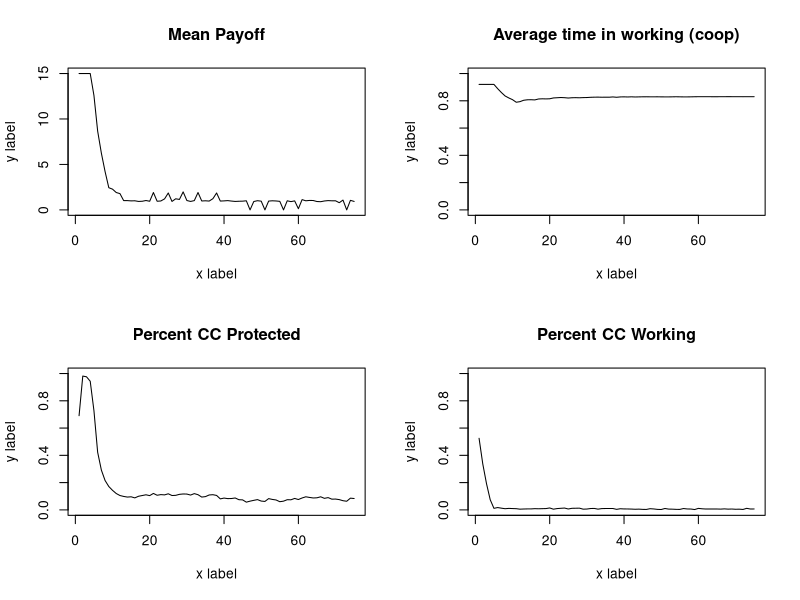
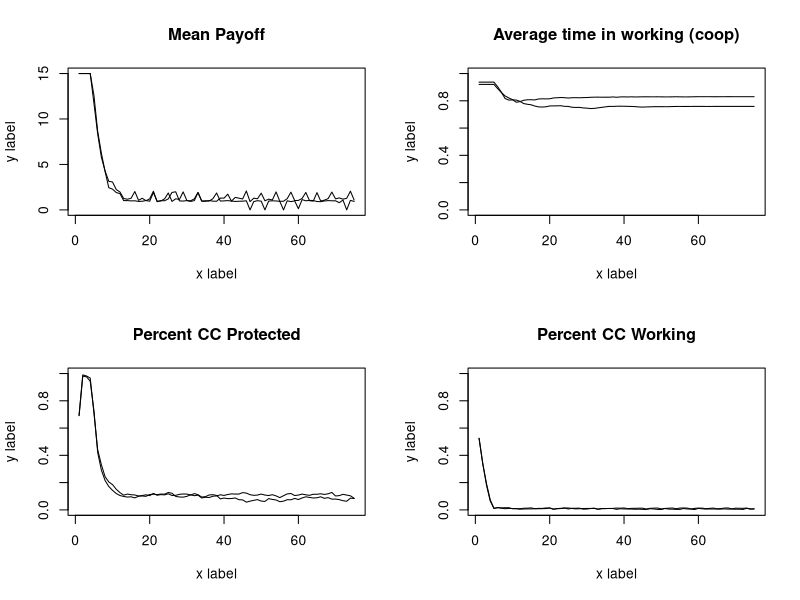
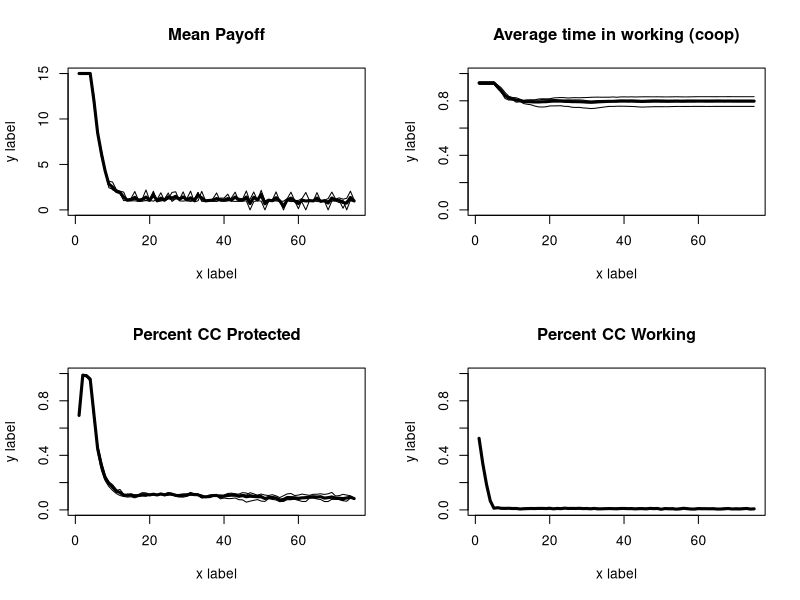
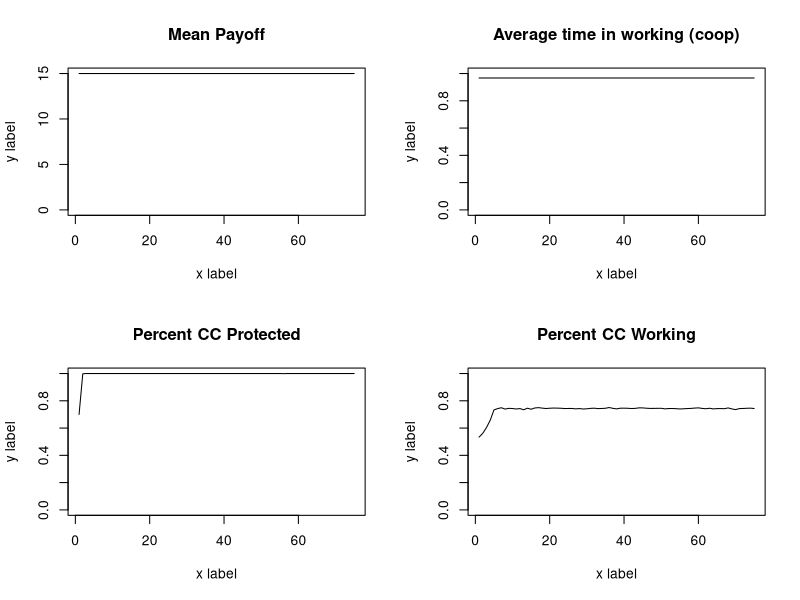
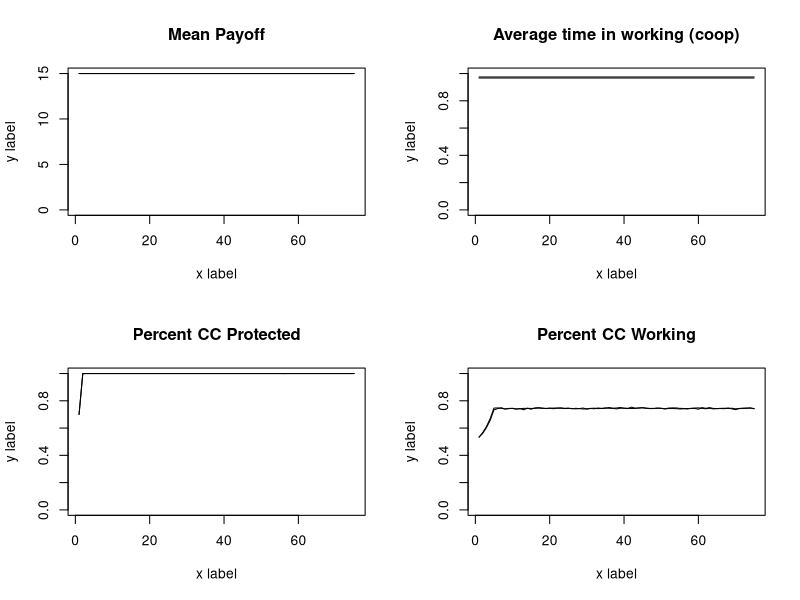
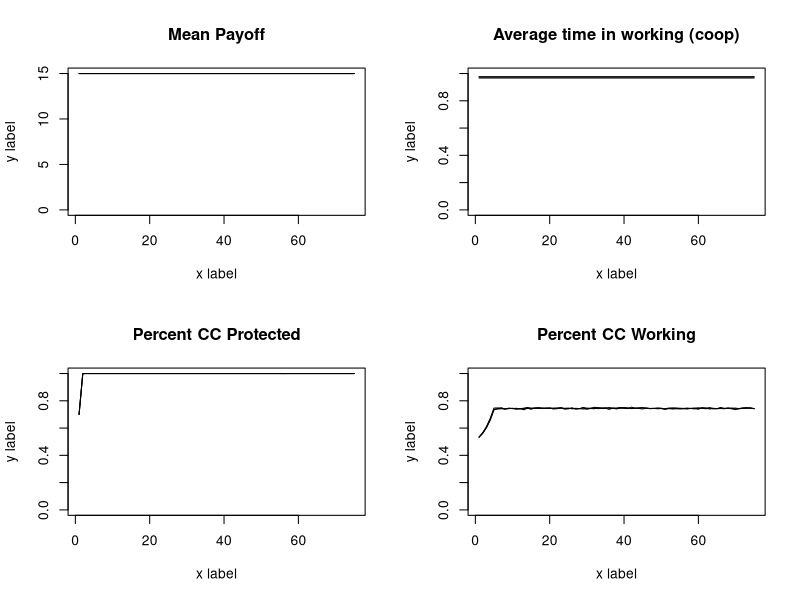
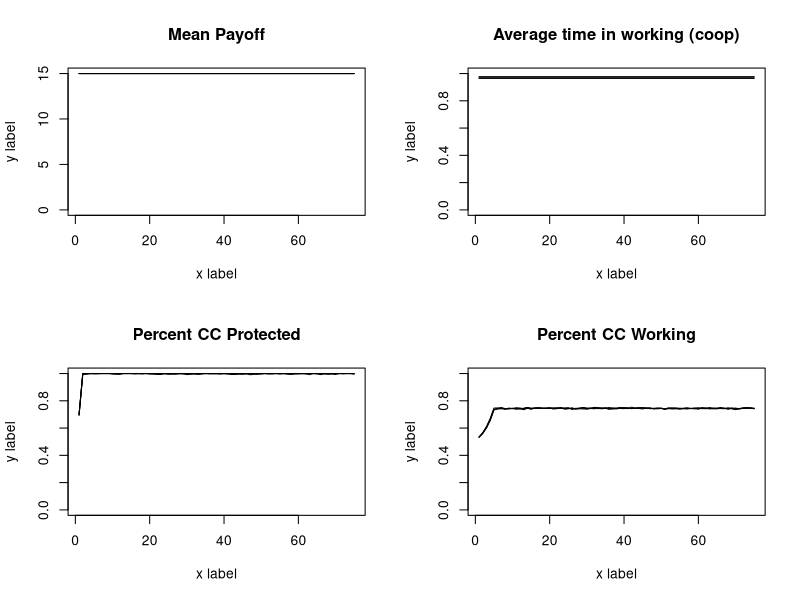
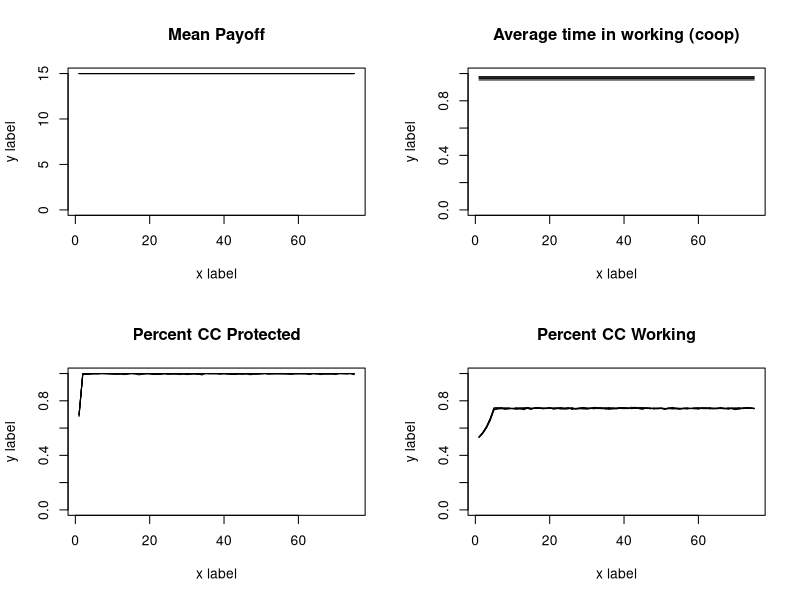

The R script that drew these images, in order: (Note: a time limit stopped this script after it produced the figures.)
abm<-function(#Specified parameters
  
  Runs=3,
  Individuals=100, #number of total resource users in a population
  
  TotalCarryingCapacity=10000, #total available resource units
  
  StartPercCarryingCapacity = 0.7, #amount of resources available in the landscape at the start in proportion to CC
  
  PercProtected=0.15, #percent of the total resource that's in a protected area
  
  CoopPercStart=0.9, #percent of individuals who start by following the rules at t0
  
  LearningStrategy = "Success Bias", #options are Success Bias & Conformist
  
  TimeSteps=75,
  ResourceRegenerationPerTimeStep=1.5,
  harvestMax=15,
  ProbOfMobility=0.15){
  
  ## Create output dfs
  
  outputmeanTimeProtect<-as.data.frame(matrix(NA,TimeSteps,Runs)) #output df for mean time harvesting from protected area
  names(outputmeanTimeProtect)<- paste("Run", 1:Runs, sep="")
  
  outputmeanTimeWorking<-as.data.frame(matrix(NA,TimeSteps,Runs))#output df for mean time harvesting from working area
  names(outputmeanTimeWorking)<- paste("Run", 1:Runs, sep="")
  
  outputNumResourcesProtect<-as.data.frame(matrix(NA,TimeSteps,Runs))#output df for resources in protected area
  names(outputNumResourcesProtect)<- paste("Run", 1:Runs, sep="")
  
  outputpercCCProtect<-as.data.frame(matrix(NA,TimeSteps,Runs))#output df for % of CC in protected area
  names(outputpercCCProtect)<- paste("Run", 1:Runs, sep="")
  
  outputNumResourcesWorking<-as.data.frame(matrix(NA,TimeSteps,Runs))#output df for resources in working area
  names(outputNumResourcesWorking)<- paste("Run", 1:Runs, sep="")
  
  outputpercCCWorking<-as.data.frame(matrix(NA,TimeSteps,Runs))#output df for % of CC in working area
  names(outputpercCCWorking)<- paste("Run", 1:Runs, sep="")
  
  outputmeanPayoff<-as.data.frame(matrix(NA,TimeSteps,Runs)) #output df for mean payoff
  names(outputmeanPayoff)<- paste("Run", 1:Runs, sep="")
  
  
  
  for (r in 1:Runs){
    PercWorking= 1-PercProtected #percent of resource in a working landscape
    TotalCCResourceProtected=PercProtected*TotalCarryingCapacity #total resource units in carrying capacity of protected area
    TotalCCResourceWorking=PercWorking*TotalCarryingCapacity #total resource units in carrying capacity of working area
    StartResourceWorking = TotalCCResourceWorking*StartPercCarryingCapacity #number of resources in the working landscape starting
    StartResourceProtected = TotalCCResourceProtected*StartPercCarryingCapacity #number of resources in the protected landscape starting
    CoopNumStart= as.integer(CoopPercStart*Individuals) #number of individuals cooperating fully at t0
    DefNumStart= Individuals - CoopNumStart#number of individuals defecting at t0
    PercTimeProtected = c(rep(0,CoopNumStart),rbeta(DefNumStart,1,2)) #percent of their foraging time each indv spends in the PA
    PercTimeWorking = (1-PercTimeProtected)#percent of their foraging time each indv spends in the working landscape
    
    agents<-data.frame(PercTimeProtected,
                       PercTimeWorking,
                       PayoffProtectedLastTime = rep(NA,Individuals),
                       PayoffWorkingLastTime= rep(NA,Individuals))   #dataframe to be filled with initial payoffs
    
    ProtectPerDefect<-as.integer(StartResourceProtected/DefNumStart) #protected area resources per each individual harvesting there
    WorkingPerTotal<-as.integer(StartResourceWorking/Individuals) #working landscape resources per individual
    
    for ( i in 1:nrow(agents)){  #fill the starting df percent payoff from the protected landscape is a function of the amount 
      agent2<-agents[i,]   #of resources there per individual searching there, and a random draw with a chance of success equal to time spent
      agents[i,4]<-rbinom(1,as.integer(WorkingPerTotal),agent2$PercTimeWorking)
      agents[i,4]<-ifelse(agents[i,4]>=harvestMax,harvestMax,agents[i,4])
      agents[i,3]<- ifelse(agents[i,4]< harvestMax,rbinom(1,ProtectPerDefect,agent2$PercTimeProtected),0) #if they didnt get the max harvest, then 
      agents[i,3]<-ifelse(agents[i,3]>harvestMax-agents[i,4],harvestMax-agents[i,4],agents[i,3])
    } #see what they get from the working landscape first
    
    
    
    agents$PayoffTotalLastTime<- agents$PayoffProtectedLastTime + agents$PayoffWorkingLastTime #total payoff is the sum of what they get from both areas
    
    
    
    
    outputmeanTimeProtect[1,r] <- mean(agents$PercTimeProtected)  #fill it with the outouts from time 1
    outputmeanTimeWorking[1,r]  <- mean(agents$PercTimeWorking) 
    outputNumResourcesProtect[1,r] <- StartResourceProtected-sum(agents$PayoffProtectedLastTime) 
    outputNumResourcesWorking[1,r] <- StartResourceWorking-sum(agents$PayoffWorkingLastTime) 
    outputpercCCProtect[1,r]  <- outputNumResourcesProtect[1,r]/TotalCCResourceProtected
    outputpercCCWorking[1,r]  <- outputNumResourcesWorking[1,r]/TotalCCResourceWorking
    outputmeanPayoff[1,r]  <- mean(agents$PayoffTotalLastTime) 
    
    
    
    for (t in 2:TimeSteps){  #run the abm for all o fthe time steps
      
      #choose new strategy  
      
      LastTimeAgents<-agents  #save the agents from the pervious time to a new df
      
      LastTimePercTimeProtected<-LastTimeAgents$PercTimeProtected  #pull out the previous pretected foraging times as vector
      LastTimePercWorking<-LastTimeAgents$PercTimeWorking  #pull out the previous working foraging times as vector
      
      PercTimeProtected<-rep(NA,length(PercTimeProtected))  #nullify the previous perc time protected vector so we can fill it later and be confident the values changed
      
      if(LearningStrategy == "Success Bias"){ 
        for (j in 1:nrow(LastTimeAgents)){  
          ThisAgent<-LastTimeAgents[j,]      #modify the foraging strategy of each agent individually
          OtherAgents<-LastTimeAgents[-j,]   #dataframe of ther agents for them to copy from
          ThisAgentPayoff<-ThisAgent$PayoffTotalLastTime   #payoff last time period for this agent
          OtherAgentSpecific<-OtherAgents[sample(nrow(OtherAgents),1),] #choose a specific agent for them to get paired up with
          OtherAgentPayoff<-OtherAgentSpecific$PayoffTotalLastTime  #Payoff the other agent recieved
          OtherAgentPercProtect<-OtherAgentSpecific$PercTimeProtected #strategy of other agent
          ThisAgentPercProtect<-ThisAgent$PercTimeProtected  #strategy of this agent
          
          PercTimeProtected[j]<-ifelse(ThisAgentPayoff >=OtherAgentPayoff,ThisAgent$PercTimeProtected,
                                       (ThisAgentPercProtect+((OtherAgentPercProtect-ThisAgentPercProtect)/2))) #vector of new strategies
          
          #if this agent did better than the randomly selected agent then they keep their strategy
          #if they did worse thnan they modify their strategy to be the difference between their previou sstrategy and the randomly selected agent
          
        }}
      #if(LearningStrategy == "Conformist"){
      # for (j in 1:nrow(LastTimeAgents)){  
      #  ThisAgent<-LastTimeAgents[j,]      #Pull out each specific agent
      # OtherAgents<-LastTimeAgents[-j,]   #dataframe of ther agents for them to copy from
      #OtherAgentsSample<-OtherAgents[c(sample(1:nrow(OtherAgents),5)),] #haphazardly chose 5 here...look into lit to find good number!!!
      #OtherAgentsPercProtect<-mean(OtherAgentsSample$PercTimeProtected )# mean strategy of other agents
      #ThisAgentPercProtect<-ThisAgent$PercTimeProtected  #strategy of this agent
      
      #PercTimeProtected[j]<-(ThisAgentPercProtect+((OtherAgentsPercProtect-ThisAgentPercProtect)/2)) #vector of new strategies
      #}}
      
      #   if(LearningStrategy == "Conformist"){
      #    for (j in 1:nrow(LastTimeAgents)){  
      #     ThisAgent<-LastTimeAgents[j,]      #Pull out each specific agent
      #    OtherAgents<-LastTimeAgents[-j,]   #dataframe of ther agents for them to copy from
      #   OtherAgentsSample<-OtherAgents[c(sample(1:nrow(OtherAgents),5)),] #haphazardly chose 5 here...look into lit to find good number!!!
      #  ThisAgentPercProtect<-ThisAgent$PercTimeProtected
      # if(length(which(OtherAgentsSample$PercTimeProtected>0.0))>2 & ThisAgentPercProtect ==0.0){PercTimeProtected[j]<-rbeta(1,1,2)}
      #if(length(which(OtherAgentsSample$PercTimeProtected>0.0))>2 & ThisAgentPercProtect >0.0){PercTimeProtected[j]<-ThisAgentPercProtect}
      #    if(length(which(OtherAgentsSample$PercTimeProtected==0.0))>2){PercTimeProtected[j]<-0.0}
      #  }}
      
      if(LearningStrategy == "Conformist"){
        for (j in 1:nrow(LastTimeAgents)){  
          ThisAgent<-LastTimeAgents[j,]      #Pull out each specific agent
          OtherAgents<-LastTimeAgents[-j,]   #dataframe of ther agents for them to copy from
          OtherAgentsSample<-OtherAgents[c(sample(1:nrow(OtherAgents),5)),] #haphazardly chose 5 here...look into lit to find good number!!!
          ThisAgentPercProtect<-ThisAgent$PercTimeProtected
          if(length(which(OtherAgentsSample$PercTimeProtected>0.0))>2 ){
            PercTimeProtected[j]<-mean(OtherAgentsSample[OtherAgentsSample$PercTimeProtected!=0.0,]$PercTimeProtected )# mean strategy of other agents
          }
          if(length(which(OtherAgentsSample$PercTimeProtected==0.0))>2){PercTimeProtected[j]<-0.0}
        }}
      
      PercTimeWorking<- 1-PercTimeProtected   #time foraging in the working landscape
      
      
      agents<-data.frame(PercTimeProtected,   #new agent dataframe to fill
                         PercTimeWorking,
                         PayoffProtectedLastTime = rep(NA,Individuals),
                         PayoffWorkingLastTime= rep(NA,Individuals)) 
      
      
      #New resource pools to pull from
      #make sure they dont regenerate past their carrying capacity
      
      NewProtectedResourcesTotal<-round(outputNumResourcesProtect[t-1,r] * ResourceRegenerationPerTimeStep,digits=0)
      NewProtectedResourcesTotal<-ifelse(NewProtectedResourcesTotal<=  TotalCCResourceProtected,NewProtectedResourcesTotal, TotalCCResourceProtected)
      NewWorkingResourcesTotal<-round(outputNumResourcesWorking[t-1,r] * ResourceRegenerationPerTimeStep,digits=0)
      NewWorkingResourcesTotal<-ifelse(NewWorkingResourcesTotal<=TotalCCResourceWorking,NewWorkingResourcesTotal,TotalCCResourceWorking)
      
      ##Resource mobility
      LeaveWorking<-rbinom(1,NewWorkingResourcesTotal,ProbOfMobility) #number of resources which leave the protected area
      LeaveProtected<-rbinom(1,as.integer(NewProtectedResourcesTotal),ProbOfMobility)#number of resources which leave the working area
      
      #do the accounting on entering vs leaving individuals
      NewWorkingResourcesTotal<-NewWorkingResourcesTotal-LeaveWorking+LeaveProtected
      NewProtectedResourcesTotal<-NewProtectedResourcesTotal-LeaveProtected+LeaveWorking
      
      #Make sure they dont go over the CC again
      NewWorkingResourcesTotal<-ifelse(NewWorkingResourcesTotal<=TotalCCResourceWorking,NewWorkingResourcesTotal,TotalCCResourceWorking)
      NewProtectedResourcesTotal<-ifelse(NewProtectedResourcesTotal<=  TotalCCResourceProtected,NewProtectedResourcesTotal, TotalCCResourceProtected)
      
      
      ##calculate available resources per individual
      if(nrow(agents[agents$PercTimeProtected>0,])==0){ProtectPerDefect<-NewProtectedResourcesTotal}
      if(nrow(agents[agents$PercTimeProtected>0,])!=0){ProtectPerDefect<-as.integer(NewProtectedResourcesTotal/nrow(agents[agents$PercTimeProtected>0,]))}
      WorkingPerTotal<-as.integer(NewWorkingResourcesTotal/Individuals)
      
      
      for ( i in 1:nrow(agents)){  #fill the starting df percent payoff from the protected landscape is a function of the amount 
        agent2<-agents[i,]   #of resources there per individual searching there, and a random draw with a chance of success equal to time spent
        agents[i,4]<-rbinom(1,as.integer(WorkingPerTotal),agent2$PercTimeWorking)
        agents[i,4]<-ifelse(agents[i,4]>=harvestMax,harvestMax,agents[i,4])
        agents[i,3]<- ifelse(agents[i,4]< harvestMax,rbinom(1,ProtectPerDefect,agent2$PercTimeProtected),0) #if they didnt get the max harvest, then 
        agents[i,3]<-ifelse(agents[i,3]>harvestMax-agents[i,4],harvestMax-agents[i,4],agents[i,3])
      } #see what they get from the working landscape first
      
      
      
      agents$PayoffTotalLastTime<- agents$PayoffProtectedLastTime + agents$PayoffWorkingLastTime #total payoff is the sum of what they get from both areas
      
      outputmeanTimeProtect[t,r] <- mean(agents$PercTimeProtected)  #fill it with the outouts from time 1
      outputmeanTimeWorking[t,r]  <- mean(agents$PercTimeWorking) 
      outputNumResourcesProtect[t,r] <- NewProtectedResourcesTotal-sum(agents$PayoffProtectedLastTime) 
      outputNumResourcesWorking[t,r]  <- NewWorkingResourcesTotal-sum(agents$PayoffWorkingLastTime)
      outputpercCCProtect[t,r]  <- outputNumResourcesProtect[t,r]/TotalCCResourceProtected
      outputpercCCWorking[t,r]  <- outputNumResourcesWorking[t,r]/TotalCCResourceWorking
      outputmeanPayoff[t,r]  <- mean(agents$PayoffTotalLastTime)
      
    }
    par(mfrow=c(2,2))
    
    #mean payoff
    plot(rowMeans(outputmeanPayoff), type = 'l', ylab = "y label", xlab = "x label", ylim=c(0,harvestMax), lwd = 3, main = "Mean Payoff")
    
    for (j in 1:Runs) {  
      
      lines(outputmeanPayoff[,j], type = 'l')  # add lines for each run, up to r_max
      
    }
    
    #% CC protected
    plot(rowMeans(outputmeanTimeWorking), type = 'l', ylab = "y label", xlab = "x label", ylim=c(0,1), lwd = 3, main = "Average time in working (coop)")
    
    for (j in 1:Runs) {  
      
      lines(outputmeanTimeWorking[,j], type = 'l')  # add lines for each run, up to r_max
      
    }
    
    #% CC protected
    plot(rowMeans(outputpercCCProtect), type = 'l', ylab = "y label", xlab = "x label", ylim=c(0,1), lwd = 3, main = "Percent CC Protected")
    
    for (j in 1:Runs) {  
      
      lines(outputpercCCProtect[,j], type = 'l')  # add lines for each run, up to r_max
      
    }
    
    #% CC working
    plot(rowMeans(outputpercCCWorking), type = 'l', ylab = "y label", xlab = "x label", ylim=c(0,1), lwd = 3, main = "Percent CC Working")
    
    for (j in 1:Runs) {  
      
      lines(outputpercCCWorking[,j], type = 'l')  # add lines for each run, up to r_max
      
    }

    
  }
  outputmeanPayoff$Timestep<-c(1:TimeSteps)
  outputmeanTimeProtect$Timestep<-c(1:TimeSteps)
  outputmeanTimeWorking$Timestep<-c(1:TimeSteps)
  outputNumResourcesProtect$Timestep<-c(1:TimeSteps)
  outputNumResourcesWorking$Timestep<-c(1:TimeSteps)
  outputpercCCProtect$Timestep<-c(1:TimeSteps)
  outputpercCCWorking$Timestep<-c(1:TimeSteps)
  outputmeanPayoff$Timestep<-c(1:TimeSteps)
  
  
  FullOutput<-list(meanPayoff=outputmeanPayoff,
                   meanTimeProtect=outputmeanTimeProtect,
                   meanTimeWorking=outputmeanTimeWorking,
                   NumResourcesProtect=outputNumResourcesProtect,
                   NumResourcesWorking=outputNumResourcesWorking,
                   percCCProtect=outputpercCCProtect,
                   percCCWorking=outputpercCCWorking,
                   meanPayoff=outputmeanPayoff)
  
  FullOutput<<-FullOutput
  
  
}

abm(Runs=3,CoopPercStart = 0.8, ProbOfMobility=0.45 )

#fill a dataframe with the means

FillData<-data.frame(PercProtected=seq(0.1,0.9,0.05),ResourceMobility=seq(0.1,0.9,0.05))
FillData<-expand.grid(PercProtected=seq(0.1,0.9,0.05), ResourceMobility=seq(0.1,0.9,0.05))
FillData$ProtectedCC<-rep(NA,nrow(FillData))

for (i in 1:nrow(FillData)){
abm(Runs=10,Individuals = 100,
    PercProtected = FillData[i,]$PercProtected, 
    ProbOfMobility = FillData[i,]$ResourceMobility)
FillData[i,3]<-apply(FullOutput$percCCProtect[75,1:10],1,mean)  
  
}
  
